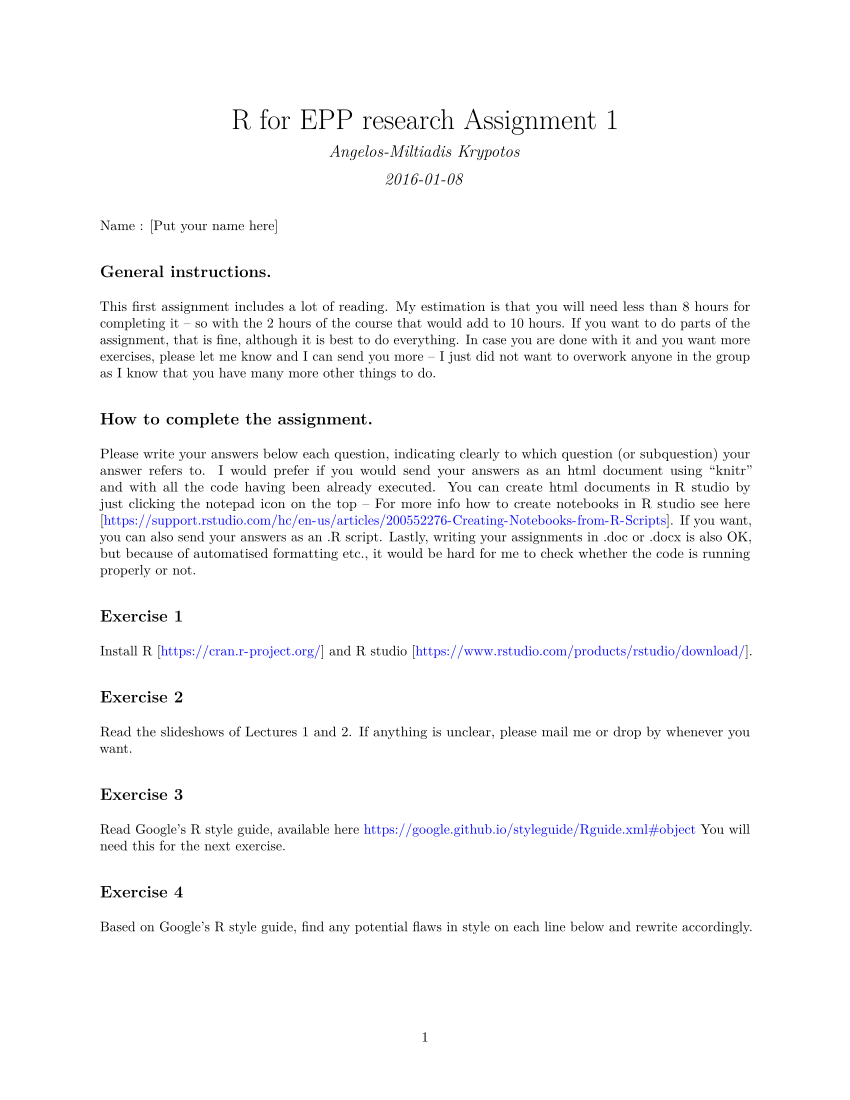

Write the R code that produced this figure.
#' ---
#' title: "R for EPP research\n Assignment 1"
#'author: "Angelos-Miltiadis Krypotos"
#'date: "`r Sys.Date()`"
#'---
#'
#' Name : [Put your name here]
#'
#' ## General instructions.
#' This first assignment includes a lot of reading. My estimation is that you will need less than 8 hours for completing it -- so with
#' the 2 hours of the course that would add to 10 hours. If you want to do parts of the assignment, that is fine, although it is best
#' to do everything. In case you are done with it and you want more exercises, please let me know and I can send you more -- I just did not
#' want to overwork anyone in the group as I know that you have many more other things to do.
#' 
#' ## How to complete the assignment.
#' Please write your answers below each question, indicating clearly to which question (or subquestion) your answer refers to.
#' I would prefer if you would send your answers as an html document using "knitr" and with all the code having been already executed. 
#' You can create html documents in R studio by just clicking the notepad icon on the top -- For more info how to create notebooks in R studio see 
#' here [https://support.rstudio.com/hc/en-us/articles/200552276-Creating-Notebooks-from-R-Scripts]. If you want, you can also send
#' your answers as an .R script. Lastly, writing your assignments in .doc or .docx is also OK, but because of automatised formatting etc., it
#' would be hard for me to check whether the code is running properly or not.
#'  
#'
#' ## Exercise 1
#' Install R [https://cran.r-project.org/] and R studio [https://www.rstudio.com/products/rstudio/download/].
#'
#' ## Exercise 2
#' Read the slideshows of Lectures 1 and 2. If anything is unclear, please mail me or drop by whenever you want.
#'
#' ## Exercise 3
#' Read Google's R style guide, available here https://google.github.io/styleguide/Rguide.xml#object
#' You will need this for the next exercise.
#'
#' ## Exercise 4
#' Based on Google's R style guide, find any potential flaws in style on each line below and rewrite accordingly.
#'
#+ eval = FALSE
myCool.vector = c(1, 43, 3, 1, 5)
i_Like_Spiders <- c("Yes","No")
x=1:50 
if(exists("x")){
  something.stupid="something.stupid"
  print(something.stupid)
}
#' ## Exercise 5 
#' For the assignments below we will do a lot of indexing, so you better fist check the R reference card here [https://cran.r-project.org/doc/contrib/Baggott-refcard-v2.pdf].
#'
#' ## Exercise 6
#' Create a numeric vector that holds a sequence of numbers from -100 to 100, with steps of 10.
#'
#' ## Exercise 7
#' This exercise is seperated into multiple subexercises. The idea here is to show you how you could
#' create a randomization list, with equal number of participants in each group, and each group having
#' and equal number of males and females.
#' 
#' a) create a matrix with 60 rows and 2 columns. The row names should have the pattern "IDX", with X standing
#' for the row number. So, the first row should have the name, ID1, the second row ID2, etc.
#' The columns should have the following names: "Sex", and "group". The column sex gets two values "M", 
#' "F". Put those values into the matrix so that every odd line has the value "M" on the Sex column, and 
#' every even line the value "F" on the Sex column. The column group gets two values: "EMDR", and "Ext".
#' Put those values into the matrix so that there is an equal number of males and females for any of 
#' the two groups.
#' b) Check the number of males and females.
#' c) Check whether there are equal number of males and females in each group.
#' d) Print the first 4 lines of the matrix.
#' e) Print the last 4 lines of the matrix.
#' f) Randomize the rows and save the new matrix into a new object.
#' g) Print the first 4 lines of the matrix.
#' h) Print the last 4 lines of the matrix. 
#' i) Add a new column to the matrix named "PartN", that holds a sequence of numbers from 1 to 60 with steps of 1.
#' 
#' ## Exercise 8
#' The idea behind this exercise is to show you how you can index a data frame
#' and create a new columns based on scores on a table. For example, you will be
#' asked to score people with low ASI scores as 1 and with hight ASI scores as 0.
#' This could be useful when, for example, you would want to see the mean ASI
#' per group etc.
#' Run the code below
#+ eval = FALSE
x <- matrix(c(134, 414, 211, 5523, 12, 43, 12, 55, 11, 22), nrow = 5, ncol = 2)
colnames(x) <- c("RT", "ASI")
rownames(x) <- paste0("ID", 1:5)
#' a) Convert the matrix into a data frame
#' b) Return the RT scores for all participants that have an ASI score below 30.
#' c) Create a new column named "LASI", where you are going to code the participants you selected
#' on question 7b as 1 and then rest as 0.
#' d) Convert the column "LASI" into a factor. What are the levels of that factor?
#' c) Install the package dplyr.
#' d) Load the package.
#' e) Check the function filter in the dplyr package.
#' f) Repeat what you did on question 6b, but this type by using the function filter.
#' g) Check whether the results are equivalent (you need to use a boolean statement for that).
#' 
#' ## Exercise 9
#' Just a simple exercise in which we manipulate lists.
#' Run the code below
#+ eval = FALSE
my.List <- list(CS = c("+", "-", "+"), Part = c("1", "2", "3"))
#' a) Select the Part object and compute its mean. 
#' b) Add a new list element naming it "RT" that includes 3 random numbers drawn from a normal distribution (see ?rnorm).
#' c) Add a new list element naming in "RN" that includes 3 unique random numbers from the sequence 100:200. 
#' d) Convert my.List to a data frame called "list.2.frame"
#' e) Create a new column on the list.2.frame list, naming in "RSum" that includes the row sums of columns RT and RN
#' f) [This last one is just for getting you excited]. Run this
#+ eval = FALSE
plot(list.2.frame$Rsum)
